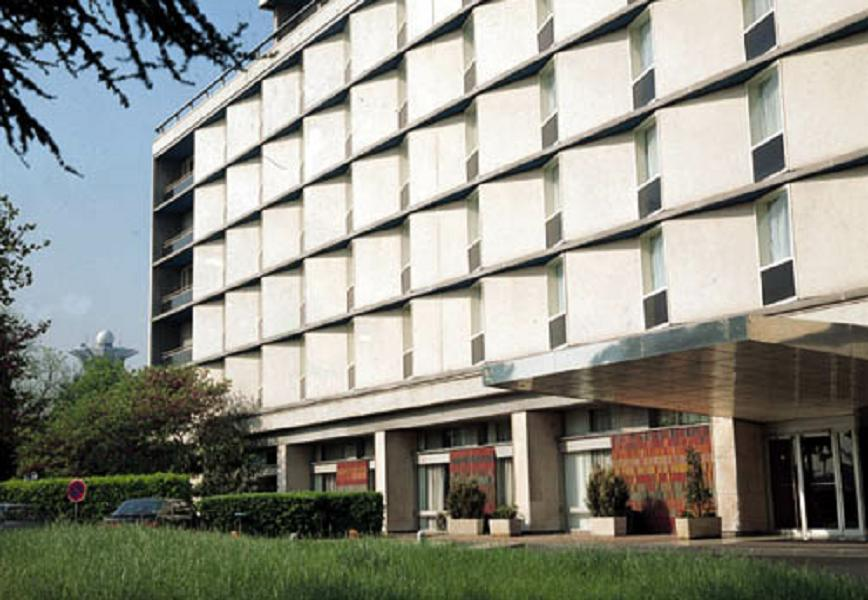
#> input picture notebooks/building.jpg, 868 x 600 px
$ jupyter execute sharpen_blur.ipynb
#> lines starting #> are read from the running program, lines starting #| are printed output that depends on the picture
# Sharpening and Blurring

## Sharpening

Check the below code for sharpening an image using OpenCV. For more information check this [link](https://docs.opencv.org/master/d4/dbd/tutorial_filter_2d.html)

[cell 1]
import cv2
import numpy as np
import matplotlib.pyplot as plt

image = cv2.imread('building.jpg')
#> image is the input picture: shape (600, 868, 3); mean B, G, R 133.7, 143.6, 142.9
image = cv2.cvtColor(image, cv2.COLOR_BGR2RGB)
plt.figure(figsize=(20, 20))
plt.subplot(1, 2, 1)
plt.title("Original")
plt.imshow(image)
kernel_sharpening = np.array([[-1,-1,-1],
                              [-1,9,-1],
                              [-1,-1,-1]])
sharpened = cv2.filter2D(image, -1, kernel_sharpening)
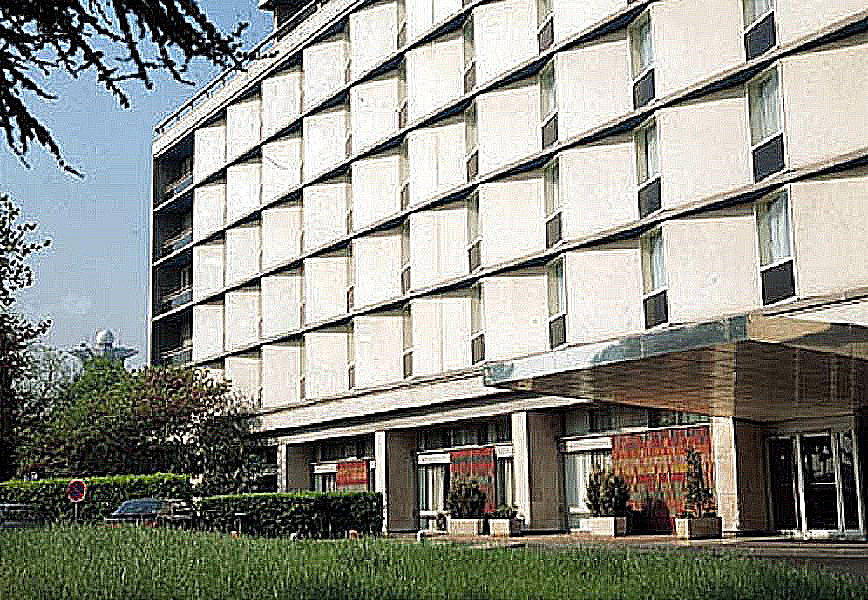
#> sharpened: shape (600, 868, 3); mean R, G, B 143.1, 143.9, 135.1
plt.subplot(1, 2, 2)
plt.title("Image Sharpening")
plt.imshow(sharpened)
plt.show()
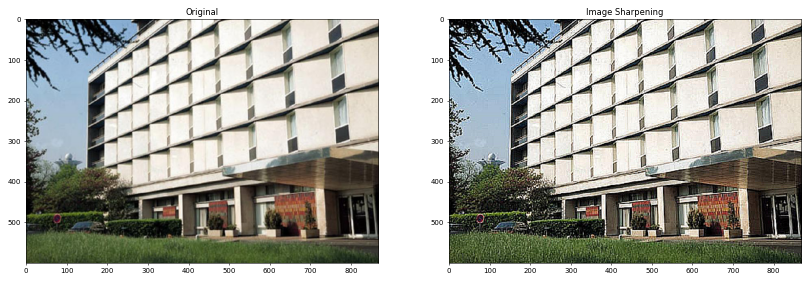
#> figure drawn by matplotlib, 2 panels

## Blurring

Check the below code for blurring an image using OpenCV. For more information check this [link](https://docs.opencv.org/master/d4/dbd/tutorial_filter_2d.html).

[cell 2]
image = cv2.imread('home.jpg')
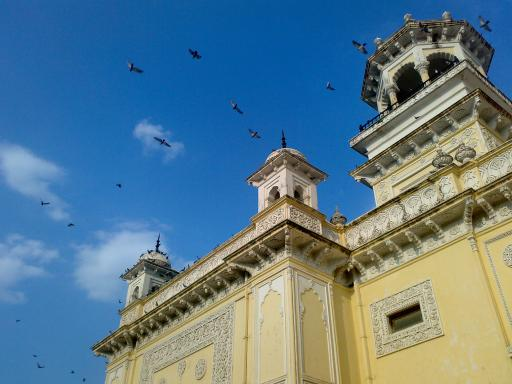
#> input picture notebooks/home.jpg, 512 x 384 px
#> image is the input picture: shape (384, 512, 3); mean B, G, R 141.2, 123.9, 91.6
image = cv2.cvtColor(image, cv2.COLOR_BGR2RGB)
plt.figure(figsize=(20, 20))
plt.subplot(2, 2, 1)
plt.title("Original")
plt.imshow(image)
kernel_3x3 = np.ones((3, 3), np.float32) / 9
blurred = cv2.filter2D(image, -1, kernel_3x3)
plt.subplot(2, 2, 2)
plt.title("3x3 Kernel Blurring")
plt.imshow(blurred)
kernel_7x7 = np.ones((7, 7), np.float32) / 49
blurred2 = cv2.filter2D(image, -1, kernel_7x7)
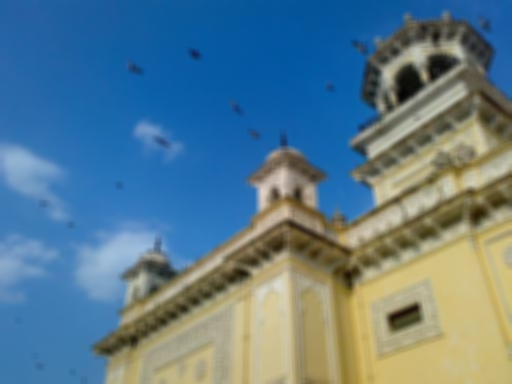
#> blurred2: shape (384, 512, 3); mean R, G, B 91.6, 123.9, 141.2
plt.subplot(2, 2, 3)
plt.title("7x7 Kernel Blurring")
plt.imshow(blurred2)
